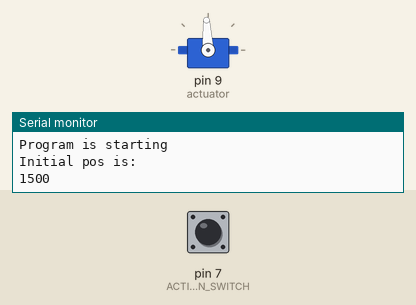
Recording of a sketch running on a simulated Arduino Uno, built with avr-gcc and run on an emulated ATmega328P. Shown: servo, the last lines printed to the serial monitor. The test bench sets the inputs (shaded band); at power-on: pin 7 (ACTIVATION_SWITCH) LOW.

Above: at 11.2 s.
11.3 s: pin 7 (ACTIVATION_SWITCH) pulled HIGH for 0.15 s
At 15.37 s:
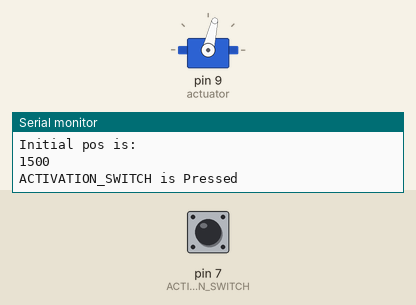
Timing chart, 0 to 23.4 s (numbered marks = the images above; inputs shaded):
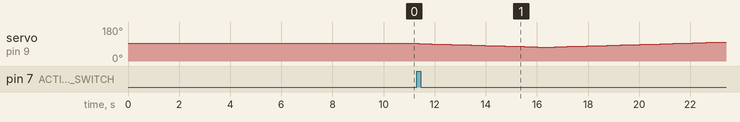

The sketch:

ActivationSwitchTest2.ino
```cpp
#include <Servo.h>

Servo actuator;
int pos = 1500;

#define ACTIVATION_SWITCH 7

bool button1Pressed = false;

void setup() {
  actuator.attach(9);
  actuator.writeMicroseconds(pos);
  delay(10000);

  pinMode(ACTIVATION_SWITCH, INPUT);

  Serial.begin(9600);
  Serial.println("Program is starting");
  Serial.println("Initial pos is: ");
  Serial.println(pos);
}

void loop() {
  if (digitalRead(ACTIVATION_SWITCH) == HIGH) {
    Serial.println("ACTIVATION_SWITCH is Pressed");
    int pos1 = 0;
    int pos2 = 0;

    for (pos1 = pos; pos1 >= 1300; pos1 -= 1) {
      actuator.writeMicroseconds(pos1);
      delay(25);
    }

    int current_pos = pos1;
    Serial.println("Current pos is: ");
    Serial.println(pos1);

    for(pos2 = current_pos; pos2 <= 1700; pos2 +=1){
      actuator.writeMicroseconds(pos2);
      delay(25);
    }

    Serial.println("Final pos is: ");
    Serial.println(pos2);
  }
}
```

Measured:
- after the input at 11.3 s, servo on pin 9 (actuator): 93° → 92° after 0.08 s, → 91° 0.25 s later, → 90° 0.25 s later, → 89° 0.28 s later, … (47 changes in this stretch)
